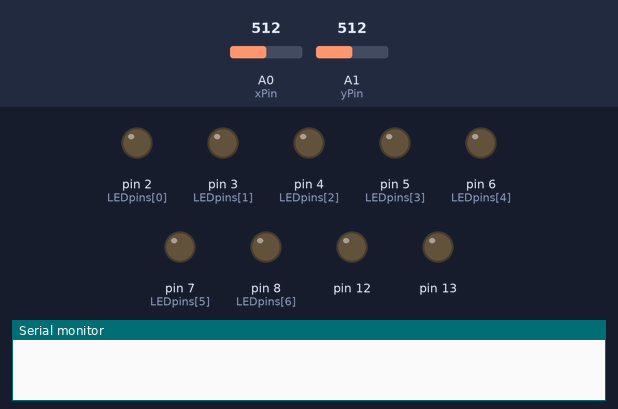
A sketch run on a simulated Arduino Uno, built with avr-gcc and run on an emulated ATmega328P. On the bench: output pins drawn as LEDs (lit = HIGH), the last lines printed to the serial monitor. The test bench sets the inputs (shaded band); at power-on: A0 (xPin) = 512, A1 (yPin) = 512.

Above: at 1.2 s.
1.3 s: A0 (xPin) set to 581
2.8 s: A0 (xPin) set to 614
At 3.4 s:
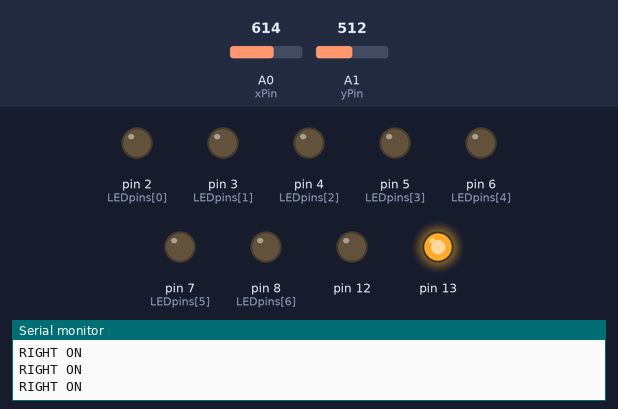
4.3 s: A1 (yPin) set to 586
7.3 s: A1 (yPin) set to 610
At 7.8 s:
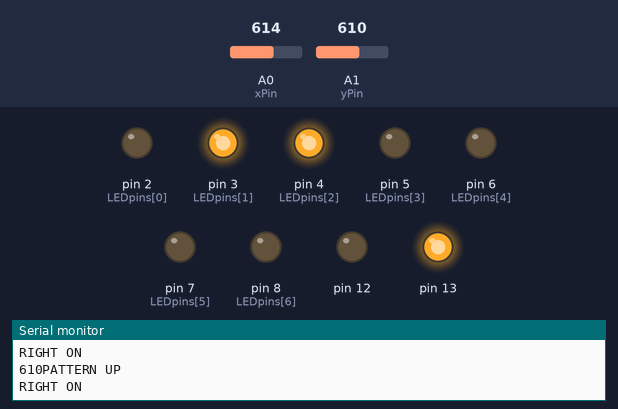
8.8 s: A1 (yPin) set to 314
11.8 s: A1 (yPin) set to 282
At 13.3 s:
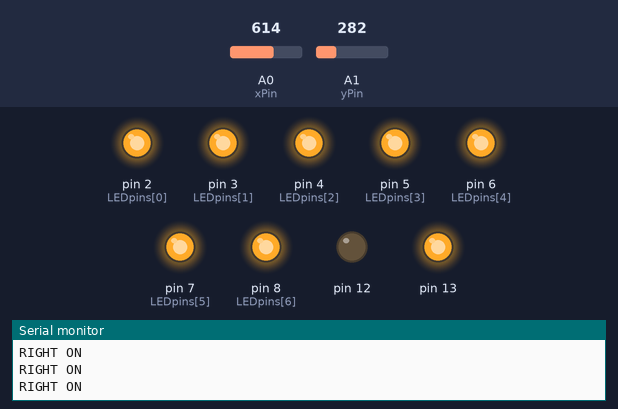
Timing chart, 0 to 14.3 s (numbered marks = the images above; inputs shaded):
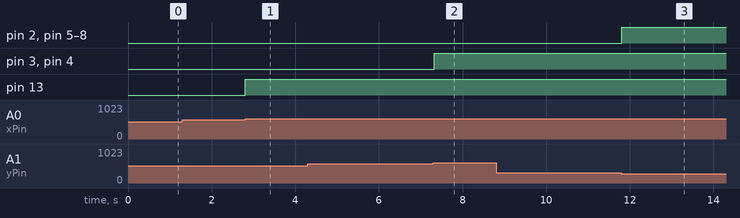

The sketch:

sketch_jan28a.ino
```cpp
const int nsegments = 7;

/* LEDpins[segment number] = Arduino pin number */
/*                      segments: A,B,C,D,E,F,G */

const static char LEDpins[nsegments] = {2, 3, 4, 5, 6, 7, 8};
const int npatterns = 16;

/* patterns[pattern number][segment number] =
        1 if that pattern lights that segment, 0 if dark. */

const static char patterns[npatterns][nsegments] = {

  /* A,B,C,D,E,F,G */
  {1, 1, 1, 1, 1, 1, 0}, // Digit 0
  {0, 1, 1, 0, 0, 0, 0}, // Digit 1
  {1, 1, 0, 1, 1, 0, 1}, // Digit 2
  {1, 1, 1, 1, 0, 0, 1}, // Digit 3
  {0, 1, 1, 0, 0, 1, 1}, // Digit 4
  {1, 0, 1, 1, 0, 1, 1}, // Digit 5
  {1, 0, 1, 1, 1, 1, 1}, // Digit 6
  {1, 1, 1, 0, 0, 0, 0}, // Digit 7
  {1, 1, 1, 1, 1, 1, 1}, // Digit 8
  {1, 1, 1, 1, 0, 1, 1}, // Digit 9
  {1, 1, 1, 0, 1, 1, 1}, // Digit A
  {0, 0, 1, 1, 1, 1, 1}, // Digit b
  {0, 0, 0, 1, 1, 0, 1}, // Digit c
  {0, 1, 1, 1, 1, 0, 1}, // Digit d
  {1, 0, 0, 1, 1, 1, 1}, // Digit E
  {1, 0, 0, 0, 1, 1, 1}, // Digit f
  /* A,B,C,D,E,F,G */

};

int xPin = A0;
int yPin = A1;
int xVal;
int yVal;


void setup() {

  for (int seg = 0; seg < nsegments; seg++) {
    pinMode(LEDpins[seg], OUTPUT);
    digitalWrite(LEDpins[seg], 0);
  }

  Serial.begin(9600);
  Serial.begin(9600);

  pinMode(A0, INPUT);
  pinMode(A1, INPUT);

  pinMode(13, OUTPUT);
  pinMode(12, OUTPUT);

}

int pattern = 0;

// Controls which digit in pattern matrice is shown.
void showDigit(int y) {
  int digit = 0;
  if (y >= 600) {
    if (digit == npatterns) {
      digit = 0;
    }
    else {
      digit++;
      Serial.print(y);
      Serial.print("PATTERN UP\n");
    }
    for (auto seg = 0; seg < nsegments; seg++) {
      digitalWrite(LEDpins[seg], patterns[digit][seg]);
      delay(1); // let segments be seen
    }


  } else if (y <= 300) {
    if (digit == 0) {
      digit = npatterns;
    }

    else {
      digit--;
      Serial.print(y);
      Serial.print("PATTERN DOWN\n");
    }

    for (auto seg = 0; seg < nsegments; seg++) {
      digitalWrite(LEDpins[seg], patterns[digit][seg]);
      delay(1); // let segments be seen
    }

  }
}

// Controls which digit is on.
void changeDigit(int x) {
  if (x >= 600) {
    digitalWrite(12, LOW); // turn on right digit
    digitalWrite(13, HIGH); // turn off left digit
    Serial.print("RIGHT ON\n");
  }

  else if (x <= 300) {
    digitalWrite(13, LOW); // turn on left digit
    digitalWrite(12, HIGH); // turn off right digit
    Serial.print("LEFT ON\n");
  }
}

void loop() {
  xVal = analogRead(xPin);
  yVal = analogRead(yPin);
  changeDigit(xVal);
  showDigit(yVal);
}
```

Measured:
- the behaviour switches between 599 and 600 on A0 (xPin) (found by bisection; images 0 and 1)
- the behaviour switches between 599 and 600 on A1 (yPin) (found by bisection; images 1 and 2)
- the behaviour switches between 301 and 300 on A1 (yPin) (found by bisection; images 2 and 3)
- after the input at 1.3 s, every drawn part: stays the same
- after the input at 2.8 s, pin 13: LOW → HIGH at once
- after the input at 7.3 s, pin 3 (LEDpins[1]), pin 4 (LEDpins[2]): LOW → HIGH at once
- after the input at 11.8 s, pin 2 (LEDpins[0]), pin 5 (LEDpins[3]), pin 6 (LEDpins[4]), pin 7 (LEDpins[5]), pin 8 (LEDpins[6]): LOW → HIGH at once
